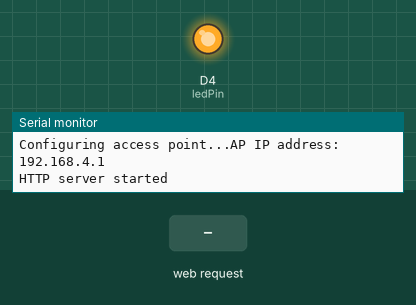
Bench run of a sketch on a simulated ESP8266 (NodeMCU). Parts: output pins drawn as LEDs (lit = HIGH), the last lines printed to the serial monitor. Inputs (shaded band) come from the test bench.

Above: at 2.2 s.
2.3 s: HTTP request GET /on received
At 3.2 s:
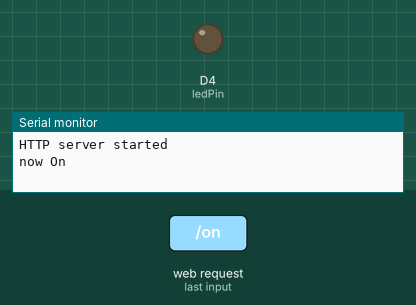
3.8 s: HTTP request GET /off received
At 4.3 s:
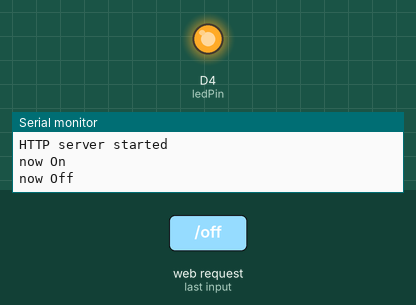
Timing chart, 0 to 6.8 s (numbered marks = the images above; inputs shaded):
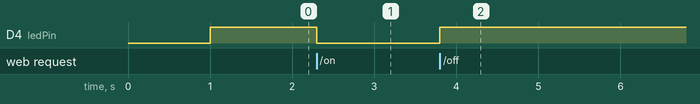

The sketch:

ws07_WiFiAccessPoint_ONOFF_LED1.ino
```cpp
#include <ESP8266WiFi.h>

#include <ESP8266WebServer.h>

/* Set these to your desired credentials. */
const char *ssid = "esp8266";
const char *password = "12345678";

const int ledPin = D4; // 13

ESP8266WebServer server(80);


void handleRoot() {
  server.send(200, "text/html", getHtmlPage() );
}

String getHtmlPage() {
  String strHtml = "<!DOCTYPE html><html><head>";
 strHtml += "<meta http-equiv=\"Content-Type\" content=\"text/html; charset=UTF-8\">";
  strHtml += "<meta name=\"viewport\" content=\"initial-scale=1, maximum-scale=1, ";
  strHtml += "minimum-scale=1, width=device-width, height=device-height\">";
  strHtml += "<title>Controller</title>";
  strHtml += "</head><body><h1>Controller/ควบคุม</h1>";
  strHtml += "<h3>LED/Switch: ";
  strHtml += "</h3>";
  strHtml += "<br>";
  strHtml += "<a href='./on'>ON</a> <br><br> <a href='./off'>OFF</a>";
  strHtml += "</body></html>";
  return strHtml;
}

void setup() {
	delay(1000);
	Serial.begin(115200);
	Serial.println();
	Serial.print("Configuring access point...");
	/* You can remove the password parameter if you want the AP to be open. */
	WiFi.softAP(ssid, password);

	IPAddress myIP = WiFi.softAPIP();
	Serial.print("AP IP address: ");
	Serial.println(myIP);

  pinMode(ledPin, OUTPUT);
  digitalWrite(ledPin, HIGH);

	server.on("/", handleRoot);
  server.on("/on", turnOn);
  server.on("/off", turnOff);
	server.begin();
	Serial.println("HTTP server started");
}

void turnOn() {
   digitalWrite(ledPin, LOW);
   Serial.println("now On");
   server.send(200, "text/html", getHtmlPage() );
}

void turnOff() {
   digitalWrite(ledPin, HIGH);
   Serial.println("now Off");
   server.send(200, "text/html", getHtmlPage() );
}


void loop() {
	server.handleClient();
}
```

Measured:
- after the input at 2.3 s, D4 (ledPin): HIGH → LOW at once
- after the input at 3.8 s, D4 (ledPin): LOW → HIGH at once
